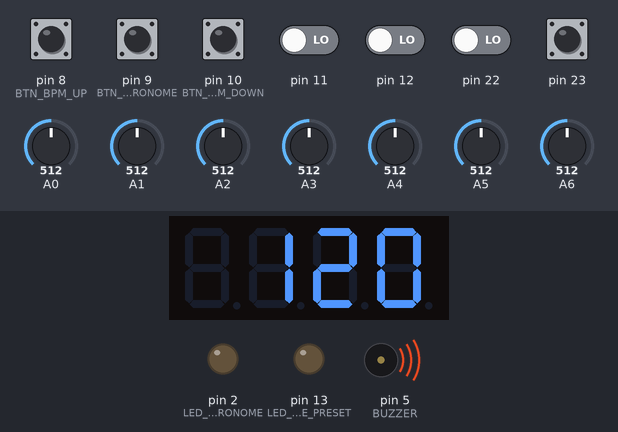
A program run on a simulated Arduino Uno, built with avr-gcc and run on an emulated ATmega328P. Parts: 4-digit seven-segment display, output pins drawn as LEDs (lit = HIGH), buzzer (waves = sounding, pin HIGH). Dashed ring = blinking. The test bench sets the inputs (shaded band); at power-on: pin 8 (BTN_BPM_UP), pin 9 (BTN_TOGGLE_METRONOME), pin 10 (BTN_BPM_DOWN), pin 23 HIGH, pin 11, pin 12, pin 22 LOW, A0 = 512, A1 = 512, A2 = 512, A3 = 512, A4 = 512, A5 = 512, A6 = 512. What the program prints to the serial monitor is not drawn.

Above: at 1.2 s.
1.3 s: pin 9 (BTN_TOGGLE_METRONOME) pulled LOW for 0.15 s
At 1.58 s:
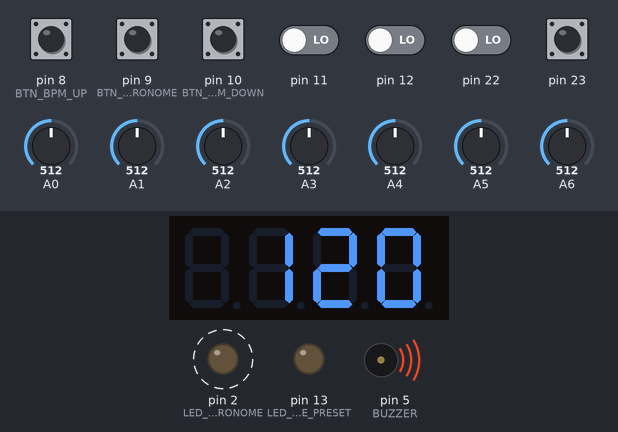
2.0 s: pin 23 pulled LOW for 0.15 s
At 2.3 s:
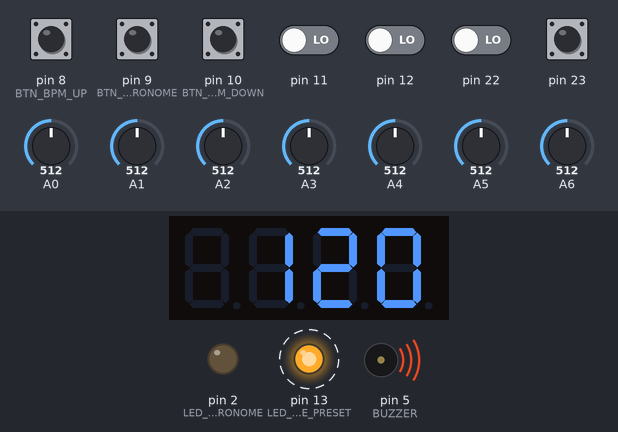
2.7 s: pin 23 pulled LOW for 1 s
At 3.0 s:
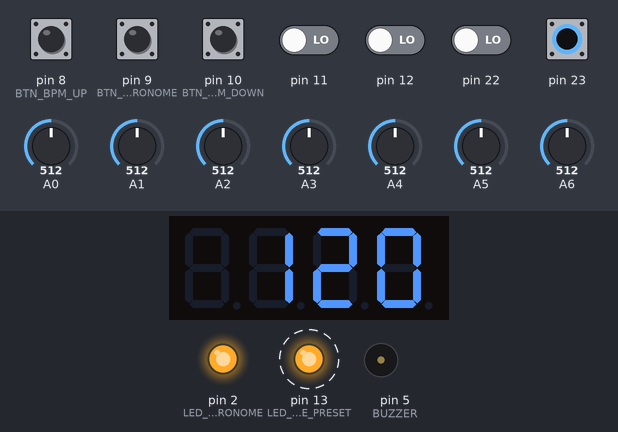
4.3 s: pin 8 (BTN_BPM_UP) pulled LOW for 0.15 s
At 4.58 s:
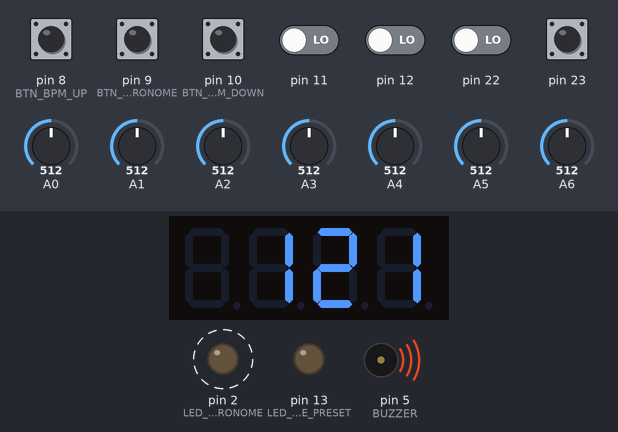
5.0 s: pin 8 (BTN_BPM_UP) pulled LOW for 1 s
At 5.57 s:
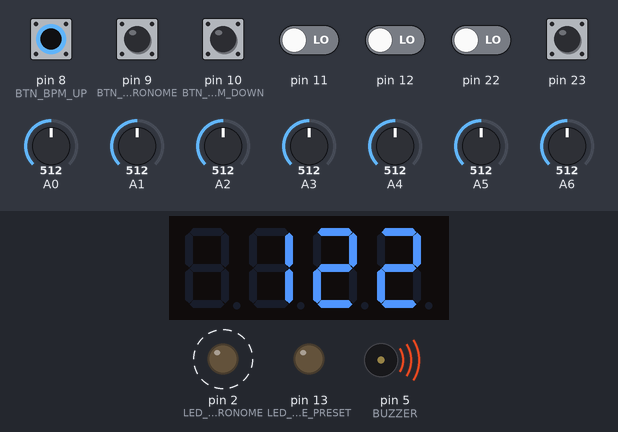
6.6 s: pin 9 (BTN_TOGGLE_METRONOME) pulled LOW for 1 s
At 7.2 s:
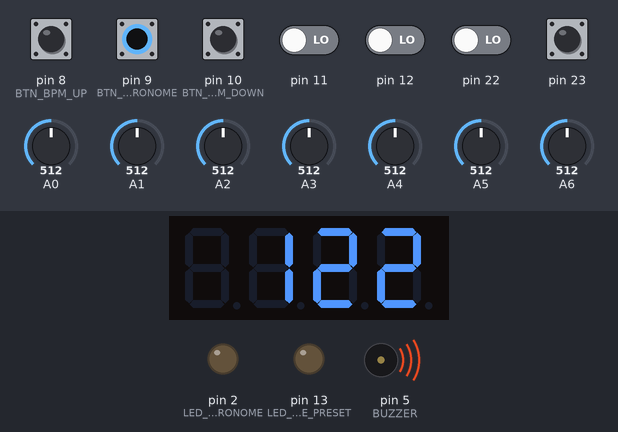
Timing chart, 0 to 9.6 s (numbered marks = the images above; inputs shaded):
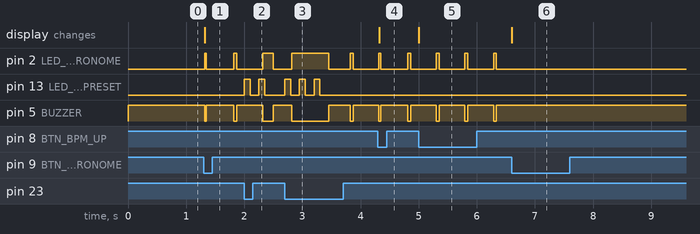

Measured:
- after the input at 1.3 s, pin 2 (LED_METRONOME): alternates HIGH for 0.04 s and LOW for 0.47 s, starting at once; pin 5 (BUZZER): alternates HIGH for 0.47 s and LOW for 0.04 s, starting at once
- after the input at 2.0 s, pin 13 (LED_CHANGE_PRESET): alternates HIGH for 0.10 s and LOW for 0.15 s, starting at once
- after the input at 2.7 s, pin 13 (LED_CHANGE_PRESET): alternates HIGH for 0.10 s and LOW for 0.15 s, 6 changes in all, then stays LOW, starting at once
- after the input at 4.3 s, the display: changes at once (image 4)
- after the input at 5.0 s, the display: changes at once (image 5)
- after the input at 6.6 s, pin 2 (LED_METRONOME): stops changing and stays LOW; pin 5 (BUZZER): stops changing and stays HIGH

The program:

main.cpp
```cpp
#include <Arduino.h>
#include <TM1637Display.h>


// Inputs
#define BTN_BPM_UP           PB0
#define BTN_TOGGLE_METRONOME PB1
#define BTN_BPM_DOWN         PB2
#define BTN_CHANGE_PRESET    PB7

// Outputs
#define LED_CHANGE_PRESET PB5
#define LED_METRONOME     PD2
#define BUZZER            PD5
#define DISPLAY_CLK       PD6
#define DISPLAY_DIO       PD7


// MIDI Notes
#define KICK_NOTE        36
#define SNARE_NOTE       38
#define HH_CLOSED_NOTE   42
#define HH_PEDAL_NOTE    44
#define TOM_NOTE         45
#define HH_OPEN_NOTE     46
#define CRASH_LEFT_NOTE  49
#define RIDE_NOTE        51
#define CRASH_RIGHT_NOTE 57

// ADC Channels
#define KICK_CHANNEL        0
#define SNARE_CHANNEL       3
#define HH_CHANNEL   2
#define HH_PEDAL_CHANNEL    1
#define TOM_CHANNEL         4
#define CRASH_LEFT_CHANNEL  5
#define RIDE_CHANNEL        6
#define CRASH_RIGHT_CHANNEL 6


// TM1637 - 7 segments display
TM1637Display display(DISPLAY_CLK, DISPLAY_DIO);


// Metronome and Presets variables
uint16_t bpm = 120;                         // Current metronome speed
volatile bool metronomeRunning = false;     // Metronome ON/OFF state
volatile bool metronomeTick = false;        // Set by Timer1 ISR on every beat
bool metronomePulseActive = false;          // LED and Buzzer pulse currently active
uint32_t metronomePulseEnd = 0;             // Timestamp for end of LED and Buzzer pulste
uint8_t kitPreset = 1;                      // Current sound preset

const uint8_t METRONOME_PULSE_MS = 50;      // Duration of LED and Buzzer pulse
const uint16_t MAX_BPM = 300;               // MAX speed of metronome
const uint16_t MIN_BPM = 30;                // MIN speed of metronome
const uint8_t PRESETS_NR = 4;               // Number of sound presets


// Buttons logic and debounce variables
uint8_t lastButtons = 0xFF;                 // PORTB previous state
uint32_t lastDebounceTime = 0;              // Timestamp of the last debounce
uint32_t nextBpmRepeatTime = 0;             // Timestamp of the next for BPM UP/DOWN step

const uint16_t DEBOUNCE_MS = 200;           // Debounce time for toggle and preset buttons
const uint16_t BPM_REPEAT_MS = 50;          // Repeat interval for holding BPM UP/DOWN
const uint16_t BPM_REPEAT_START_MS = 1000;  // Hold duration for start of fast BPM UP/DOWN


// Drums logic variables
const uint8_t PADS_NR = 7;                  // Number of pads
uint32_t lastHitTime[PADS_NR];              // Timestamp of the last hit
bool hhClosed = false;                      // State of the hi-hat -> true is closed, false is opened


// Metronome Intrerrupt Routine
ISR(TIMER1_COMPA_vect) {
    if (metronomeRunning) {
        // LED and Buzzer ON
        PORTD |= (1 << LED_METRONOME);
        PORTD &= ~(1 << BUZZER);

        // Signal the pulse globaly
        metronomeTick = true;
    }
}


// Sets timer depending on BPM
void updateMetronomeTimer() {
    uint32_t compareValue;

    // ticks_per_beat = (CPU_frequency / Prescaler) * 60 / BPM
    compareValue = (F_CPU / 1024UL);
    compareValue = (compareValue * 60UL) / bpm;
    compareValue--;

    // Temporarily disable intrrupts
    uint8_t oldSREG = SREG;
    cli();

    // Set new timer compare value
    OCR1A = (uint16_t)compareValue;

    // Enable intrerrupts and restore registers
    SREG = oldSREG;
}


// Reads the input of an ADC channel and creates a MIDI signal accordingly
void processPad(uint8_t channel, uint8_t note, uint16_t threshold, uint16_t cap, uint32_t cooldown) {

    // Select ADC
    ADMUX = (ADMUX & 0xF0) | channel;
    // Start conversion
    ADCSRA |= (1 << ADSC);
    // Wait for conversion
    while (ADCSRA & (1 << ADSC));

    uint16_t adcValue = ADC;

    uint32_t now = millis();

    // Hit detection
    if ((adcValue > threshold) && ((now - lastHitTime[channel]) > cooldown)) {
        lastHitTime[channel] = now;

        // Calculate velocity
        if (adcValue > cap)
            adcValue = cap;

        uint8_t velocity = ((adcValue - threshold) * 127UL) / (cap - threshold);

        if (velocity > 127)
            velocity = 127;

        // Hi-hat open/close
        if ((channel == HH_PEDAL_CHANNEL) && ((kitPreset == 1) || (kitPreset == 2))) {
            hhClosed = !hhClosed;
            return;
        }

        // Send MIDI signal
        Serial.write(0x90);
        Serial.write(note);
        Serial.write(velocity);
    }
}


void setup() {

    // ===== I/O =====

    // Inputs
    DDRB &= ~(1 << BTN_BPM_UP);
    DDRB &= ~(1 << BTN_TOGGLE_METRONOME);
    DDRB &= ~(1 << BTN_BPM_DOWN);
    DDRB &= ~(1 << BTN_CHANGE_PRESET);

    // Inputs internal pull-ups
    PORTB |= (1 << BTN_BPM_UP);
    PORTB |= (1 << BTN_TOGGLE_METRONOME);
    PORTB |= (1 << BTN_BPM_DOWN);
    PORTB |= (1 << BTN_CHANGE_PRESET);

    lastButtons = PINB;

    // Outputs
    DDRB |= (1 << LED_CHANGE_PRESET);
    DDRD |= (1 << LED_METRONOME);
    DDRD |= (1 << BUZZER);
    DDRD |= (1 << DISPLAY_CLK);
    DDRD |= (1 << DISPLAY_DIO);

    // LEDs and Buzzer OFF
    PORTB &= ~(1 << LED_CHANGE_PRESET);
    PORTD &= ~(1 << LED_METRONOME);
    PORTD |= (1 << BUZZER);

    // Display on
    display.setBrightness(0);
    display.showNumberDec(bpm, false);


    // ===== TIMER AND INTRERRPUTS =====

    // Reset Timer1 configuration registers
    TCCR1A = 0;
    TCCR1B = 0;

    // Reset Timer1 counter value
    TCNT1 = 0;

    // Sets initial timer
    updateMetronomeTimer();

    // Enable CTC Mode
    TCCR1B |= (1 << WGM12);

    // Set prescaler to 1024
    TCCR1B |= (1 << CS12) | (1 << CS10);

    // Disable Timer1 Compare Match A intrerrupt (Metronome starts as OFF)
    TIMSK1 &= ~(1 << OCIE1A);

    // Enable global intrerrupts
    sei();


    // ===== UART AND ADC =====

    // Start serial communication
    Serial.begin(57600);

    // Inputs
    DDRC &= ~(1 << PC0);
    DDRC &= ~(1 << PC1);
    DDRC &= ~(1 << PC2);
    DDRC &= ~(1 << PC3);
    DDRC &= ~(1 << PC4);
    DDRC &= ~(1 << PC5);

    // Disable internal pull-ups
    PORTC &= ~(1 << PC0);
    PORTC &= ~(1 << PC1);
    PORTC &= ~(1 << PC2);
    PORTC &= ~(1 << PC3);
    PORTC &= ~(1 << PC4);
    PORTC &= ~(1 << PC5);

    // AVcc reference, ADC0 initially selected
    ADMUX = (1 << REFS0);

    // ADC enable
    ADCSRA |= (1 << ADEN);

    // Prescaler 128
    ADCSRA |= (1 << ADPS2) | (1 << ADPS1) | (1 << ADPS0);

    // Disable digital input
    DIDR0 |= (1 << ADC0D);
    DIDR0 |= (1 << ADC1D);
    DIDR0 |= (1 << ADC2D);
    DIDR0 |= (1 << ADC3D);
    DIDR0 |= (1 << ADC4D);
    DIDR0 |= (1 << ADC5D);
}


void loop() {

    // ===== BUTTONS READING =====

    uint32_t now = millis();

    uint8_t buttons = PINB;                         // Hardware PINB values
    uint8_t held = ~buttons;                        // Logic PINB values
    uint8_t pressed = (~buttons) & lastButtons;     // Newly pressed buttons


    if ((now - lastDebounceTime) > DEBOUNCE_MS) {
        // Toggle Metronome
        if (pressed & (1 << BTN_TOGGLE_METRONOME)) {
            metronomeRunning = !metronomeRunning;

            // Set display brightness depending on status
            display.setBrightness(metronomeRunning ? 7 : 0);
            display.showNumberDec(bpm, false);

            if (metronomeRunning) {
                // Enable Timer1 intrerrupts and reset timer
                uint8_t oldSREG = SREG;
                cli();
                TCNT1 = 0;
                TIMSK1 |= (1 << OCIE1A);
                SREG = oldSREG;
            } else {
                // Disable Timer1 intrerrupts
                TIMSK1 &= ~(1 << OCIE1A);
            }

            lastDebounceTime = now;
        }

        // Change Preset
        if (pressed & (1 << BTN_CHANGE_PRESET)) {
            kitPreset++;
            kitPreset = kitPreset > PRESETS_NR ? 1 : kitPreset;

            if (kitPreset == 3 || kitPreset == 4)
                hhClosed = false;

            // Blink LED depending on preset
            for (int i = 0; i < kitPreset; i++) {
                PORTB |= (1 << LED_CHANGE_PRESET);
                delay(100);
                PORTB &= ~(1 << LED_CHANGE_PRESET);
                delay(150);
            }

            lastDebounceTime = now;
        }
    }


    // BPM Up
    if (pressed & (1 << BTN_BPM_UP)) {
        if (bpm < MAX_BPM) {
            bpm++;
            updateMetronomeTimer();
            display.showNumberDec(bpm, false);
        }
        nextBpmRepeatTime = now + BPM_REPEAT_START_MS;
    }

    // Hold for faster BPM Up
    if ((held & (1 << BTN_BPM_UP)) && ((int32_t)(now - nextBpmRepeatTime) >= 0)) {
        if (bpm < MAX_BPM) {
            bpm++;
            updateMetronomeTimer();
            display.showNumberDec(bpm, false);
        }
        nextBpmRepeatTime = now + BPM_REPEAT_MS;
    }

    // BPM Down
    if (pressed & (1 << BTN_BPM_DOWN)) {
        if (bpm > MIN_BPM) {
            bpm--;
            updateMetronomeTimer();
            display.showNumberDec(bpm, false);
        }
        nextBpmRepeatTime = now + BPM_REPEAT_START_MS;
    }

    // Hold for faster BPM Down
    if ((held & (1 << BTN_BPM_DOWN)) && ((int32_t)(now - nextBpmRepeatTime) >= 0)) {
        if (bpm > MIN_BPM) {
            bpm--;
            updateMetronomeTimer();
            display.showNumberDec(bpm, false);
        }
        nextBpmRepeatTime = now + BPM_REPEAT_MS;
    }

    lastButtons = buttons;


    // ===== METRONOME =====

    // Marks the tick as read and decides the end timestamp of the pulse
    if (metronomeTick) {
        metronomeTick = false;
        metronomePulseActive = true;
        metronomePulseEnd = now + METRONOME_PULSE_MS;
    }

    // Disables the pulse if enough time has passed
    if (metronomePulseActive && ((int32_t)(now - metronomePulseEnd) >= 0)) {
        PORTD &= ~(1 << LED_METRONOME);
        PORTD |= (1 << BUZZER);

        metronomePulseActive = false;
    }


    // ===== PIEZO READING =====

    processPad(KICK_CHANNEL, KICK_NOTE, 800, 800, 50);
    processPad(SNARE_CHANNEL, SNARE_NOTE, 50, 400, 50);
    processPad(TOM_CHANNEL, TOM_NOTE, 500, 900, 100);
    processPad(CRASH_LEFT_CHANNEL, CRASH_LEFT_NOTE, 50, 250, 50);

    if (hhClosed)
        processPad(HH_CHANNEL, HH_CLOSED_NOTE, 50, 250, 100);
    else
        processPad(HH_CHANNEL, HH_OPEN_NOTE, 50, 250, 100);

    switch (kitPreset) {
        case 1:
            processPad(RIDE_CHANNEL, RIDE_NOTE, 50, 200, 50);
            processPad(HH_PEDAL_CHANNEL, HH_PEDAL_NOTE, 700, 700, 50);
        break;

        case 2:
            processPad(CRASH_RIGHT_CHANNEL, CRASH_RIGHT_NOTE, 50, 250, 50);
            processPad(HH_PEDAL_CHANNEL, HH_PEDAL_NOTE, 700, 700, 50);
        break;

        case 3:
            processPad(RIDE_CHANNEL, RIDE_NOTE, 50, 250, 50);
            processPad(HH_PEDAL_CHANNEL, KICK_NOTE, 800, 800, 50);
        break;

        case 4:
            processPad(CRASH_RIGHT_CHANNEL, CRASH_RIGHT_NOTE, 50, 250, 50);
            processPad(HH_PEDAL_CHANNEL, KICK_NOTE, 750, 750, 50);
        break;

        default:
        break;
    }
}
```
